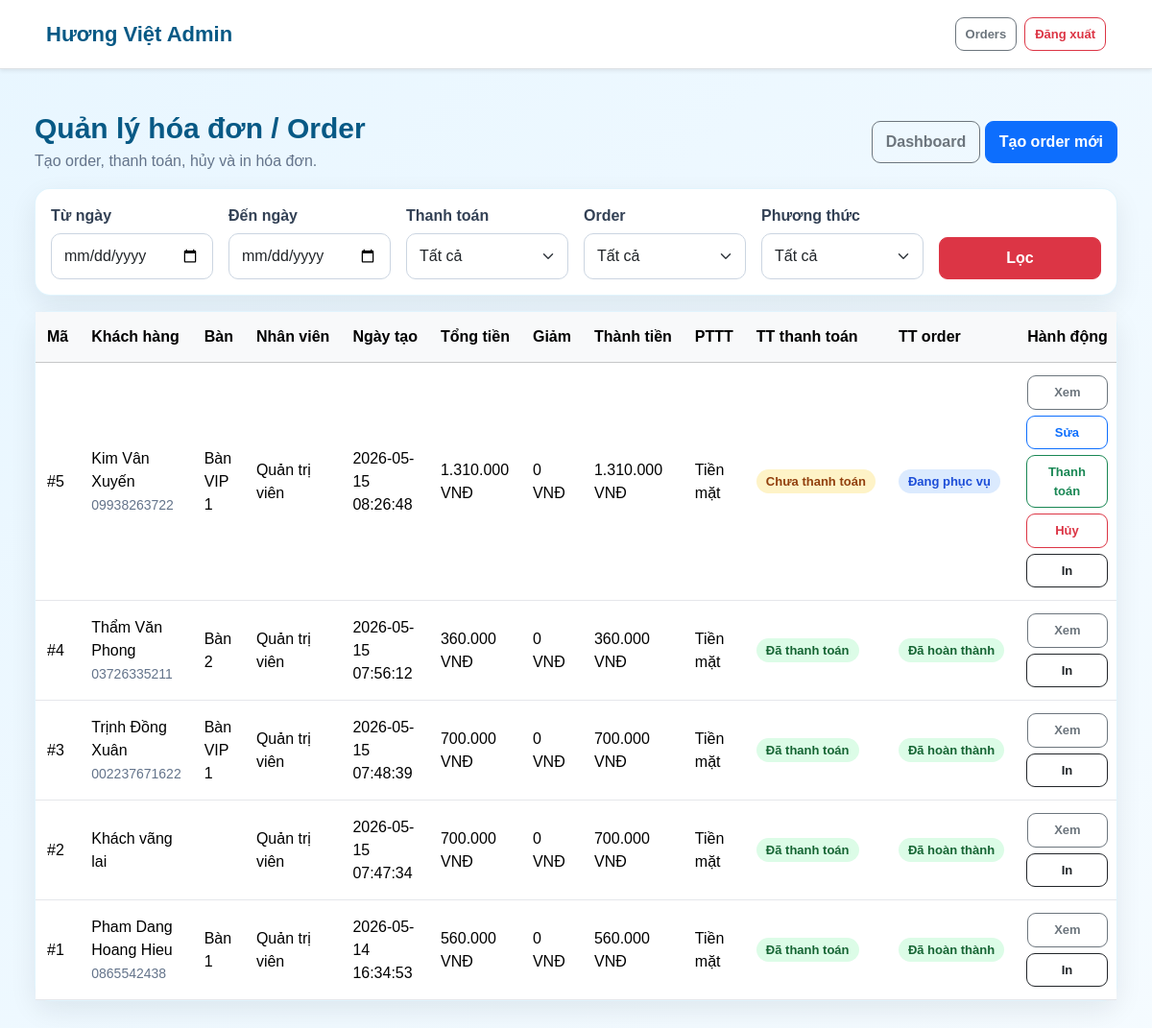
The app's page /admin/orders/index.php (signed in) with its own data.
### tables this page shows
CREATE TABLE `orders` (
  `id` int(11) NOT NULL,
  `customer_id` int(11) DEFAULT NULL,
  `total` double DEFAULT NULL,
  `order_date` datetime DEFAULT NULL,
  `status` varchar(50) DEFAULT NULL,
  `table_id` int(11) DEFAULT NULL,
  `user_id` int(11) DEFAULT NULL,
  `total_amount` decimal(12,2) DEFAULT 0.00,
  `discount` decimal(12,2) DEFAULT 0.00,
  `final_amount` decimal(12,2) DEFAULT 0.00,
  `payment_method` varchar(50) DEFAULT 'Tiền mặt',
  `payment_status` varchar(50) DEFAULT 'Chưa thanh toán',
  `order_status` varchar(50) DEFAULT 'Đang phục vụ',
  `note` text DEFAULT NULL,
  `created_at` datetime DEFAULT current_timestamp()
);

CREATE TABLE `customers` (
  `id` int(11) NOT NULL,
  `fullname` varchar(100) DEFAULT NULL,
  `phone` varchar(20) DEFAULT NULL,
  `customer_type` varchar(50) DEFAULT NULL,
  `points` int(11) DEFAULT 0,
  `customer_name` varchar(150) DEFAULT NULL,
  `email` varchar(150) DEFAULT NULL,
  `address` varchar(255) DEFAULT NULL,
  `created_at` datetime NOT NULL DEFAULT current_timestamp(),
  `status` varchar(50) DEFAULT 'Hoạt động'
);

CREATE TABLE `tables_restaurant` (
  `id` int(11) NOT NULL,
  `table_name` varchar(50) DEFAULT NULL,
  `seats` int(11) DEFAULT NULL,
  `status` varchar(50) DEFAULT NULL,
  `capacity` int(11) DEFAULT NULL
);

CREATE TABLE `users` (
  `id` int(11) NOT NULL,
  `fullname` varchar(100) DEFAULT NULL,
  `username` varchar(50) DEFAULT NULL,
  `password` varchar(255) NOT NULL,
  `role_id` int(11) DEFAULT NULL,
  `created_at` timestamp NOT NULL DEFAULT current_timestamp(),
  `full_name` varchar(150) DEFAULT NULL,
  `email` varchar(150) DEFAULT NULL,
  `phone` varchar(30) DEFAULT NULL,
  `status` varchar(30) NOT NULL DEFAULT 'Hoạt động'
);

### admin/auth.php (called while the page is built, shortened)
<?php
function e($value)
{
    return htmlspecialchars((string) $value, ENT_QUOTES, 'UTF-8');
}
?>

### admin/orders/index.php (the view, shortened to what this page needs)
<?php
require_once __DIR__ . "/../auth.php";
require_once __DIR__ . "/_helpers.php";
$fromDate = trim($_GET['from_date'] ?? '');
$toDate = trim($_GET['to_date'] ?? '');
$sql = "SELECT o.id, o.order_date, o.total_amount, o.discount, o.final_amount, o.payment_method, o.payment_status, o.order_status, c.customer_name, c.phone, t.table_name, u.full_name AS user_name
        FROM orders o
        LEFT JOIN customers c ON o.customer_id = c.id
        LEFT JOIN tables_restaurant t ON o.table_id = t.id
        LEFT JOIN users u ON o.user_id = u.id";
$sql .= " ORDER BY o.id DESC";
$stmt = mysqli_prepare($conn, $sql);
mysqli_stmt_execute($stmt);
$orders = mysqli_stmt_get_result($stmt);
?>
<main class="container py-4">
<div class="d-flex flex-wrap justify-content-between align-items-center gap-3 mb-3"><div><h1 class="h3 mb-1">Quản lý hóa đơn / Order</h1><p class="text-muted mb-0">Tạo order, thanh toán, hủy và in hóa đơn.</p></div><div><a class="btn btn-outline-secondary" href="/huongviet/admin/dashboard.php">Dashboard</a> <a class="btn btn-primary" href="/huongviet/admin/orders/add.php">Tạo order mới</a></div></div>
<div class="card border-0 shadow-sm mb-3"><div class="card-body"><form class="row g-3"><div class="col-md-2"><label class="form-label">Từ ngày</label><input type="date" class="form-control" name="from_date" value="<?php echo e($fromDate); ?>"></div><div class="col-md-2"><label class="form-label">Đến ngày</label><input type="date" class="form-control" name="to_date" value="<?php echo e($toDate); ?>"></div><div class="col-md-2"><label class="form-label">Thanh toán</label><select class="form-select" name="payment_status"><option value="">Tất cả</option></select></div><div class="col-md-2"><label class="form-label">Order</label><select class="form-select" name="order_status"><option value="">Tất cả</option></select></div><div class="col-md-2"><label class="form-label">Phương thức</label><select class="form-select" name="payment_method"><option value="">Tất cả</option></select></div><div class="col-md-2 d-flex align-items-end"><button class="btn btn-danger w-100">Lọc</button></div></form></div></div>
<div class="card border-0 shadow-sm"><div class="table-responsive"><table class="table table-hover align-middle mb-0"><thead class="table-light"><tr><th>Mã</th><th>Khách hàng</th><th>Bàn</th><th>Nhân viên</th><th>Ngày tạo</th><th>Tổng tiền</th><th>Giảm</th><th>Thành tiền</th><th>PTTT</th><th>TT thanh toán</th><th>TT order</th><th class="text-end">Hành động</th></tr></thead><tbody>
<?php while ($order = mysqli_fetch_assoc($orders)) { ?><tr><td>#<?php echo (int)$order['id']; ?></td><td><?php echo e($order['customer_name'] ?: 'Khách vãng lai'); ?><br><small class="text-muted"><?php echo e($order['phone']); ?></small></td><td><?php echo e($order['table_name']); ?></td><td><?php echo e($order['user_name']); ?></td><td><?php echo e($order['order_date']); ?></td><td><?php echo orderMoney($order['total_amount']); ?></td><td><?php echo orderMoney($order['discount']); ?></td><td><?php echo orderMoney($order['final_amount']); ?></td><td><?php echo e($order['payment_method']); ?></td><td><span class="badge <?php echo badgePayment($order['payment_status']); ?>"><?php echo e($order['payment_status']); ?></span></td><td><span class="badge <?php echo badgeOrder($order['order_status']); ?>"><?php echo e($order['order_status']); ?></span></td><td class="text-end"><div class="btn-group btn-group-sm"><a class="btn btn-outline-secondary" href="/huongviet/admin/orders/view.php?id=<?php echo (int)$order['id']; ?>">Xem</a><?php if ($order['payment_status'] === 'Chưa thanh toán' && $order['order_status'] === 'Đang phục vụ') { ?><a class="btn btn-outline-primary" href="/huongviet/admin/orders/edit.php?id=<?php echo (int)$order['id']; ?>">Sửa</a><a class="btn btn-outline-success" href="/huongviet/admin/orders/pay.php?id=<?php echo (int)$order['id']; ?>">Thanh toán</a><a class="btn btn-outline-danger" href="/huongviet/admin/orders/cancel.php?id=<?php echo (int)$order['id']; ?>" onclick="return confirm('Bạn có chắc muốn hủy order này không?');">Hủy</a><a class="btn btn-outline-dark" href="/huongviet/admin/orders/print.php?id=<?php echo (int)$order['id']; ?>">In</a><?php } elseif ($order['payment_status'] === 'Đã thanh toán' && $order['order_status'] === 'Đã hoàn thành') { ?><a class="btn btn-outline-dark" href="/huongviet/admin/orders/print.php?id=<?php echo (int)$order['id']; ?>">In</a><?php } ?></div></td></tr><?php } ?>
</tbody></table></div></div>
</main>

### assets/css/admin/base.css (style rules this page uses)
body { margin: 0; background: linear-gradient(135deg, #e8f6ff, #f5fbff); color: #1f2937; font-family: Arial, sans-serif; }
.admin-container, main.container, .navbar .container { width: min(1280px, 94%); max-width: none; }
.admin-container, main.container { margin: 0 auto; padding: 20px 0 50px !important; }
.admin-page-title h1, main h1.h3 { margin: 0 0 6px; font-size: 30px; font-weight: 900; color: #075985; }
.admin-page-title p, main .text-muted { color: #64748b !important; }
.admin-card, .card { background: #ffffff; border-radius: 16px !important; padding: 0; box-shadow: 0 10px 28px rgba(15, 23, 42, 0.08) !important; border: 1px solid rgba(14, 165, 233, 0.12) !important; margin-bottom: 24px; }
.admin-table, .table { width: 100%; margin: 0; border-collapse: collapse; }
.admin-table thead, .table thead, .table-light { background: #0ea5e9 !important; color: white !important; }
.admin-table th, .table th { padding: 14px 12px; font-weight: 800; white-space: nowrap; }
.admin-table td, .table td { padding: 13px 12px; vertical-align: middle; border-bottom: 1px solid #e5e7eb; }
.admin-btn, .btn { display: inline-block; padding: 9px 14px; border-radius: 9px !important; text-decoration: none; font-weight: 700; cursor: pointer; transition: 0.2s; }
.admin-actions, .btn-group, .d-flex.flex-wrap.gap-1, .d-flex.flex-wrap.gap-2 { display: flex; flex-wrap: wrap; gap: 6px; }
.admin-actions .admin-btn, .btn-sm, .btn-group-sm > .btn { padding: 7px 10px; font-size: 13px; }
.admin-badge, .badge { display: inline-block; padding: 6px 10px; border-radius: 999px; font-size: 13px; font-weight: 800; }
.admin-badge-warning, .text-bg-warning { background: #fef3c7 !important; color: #92400e !important; }
.admin-badge-success, .text-bg-success { background: #dcfce7 !important; color: #166534 !important; }
.admin-badge-primary, .text-bg-primary { background: #dbeafe !important; color: #1d4ed8 !important; }
.admin-filter-form label, .form-label { font-weight: 700; color: #334155; margin-bottom: 6px; }
.admin-filter-form input, .admin-filter-form select, .form-control, .form-select { width: 100%; border: 1px solid #cbd5e1; border-radius: 10px; padding: 11px 13px; outline: none; }

### records on screen
orders: id "5", customer.customer_name "Kim Vân Xuyến", customer.phone "09938263722", tables_restaurant.table_name "Bàn VIP 1", user.full_name "Quản trị viên", order_date "2026-05-15 08:26:48", total_amount "1.310.000 VNĐ", discount "0 VNĐ", final_amount "1.310.000 VNĐ", payment_method "Tiền mặt", payment_status "Chưa thanh toán", order_status "Đang phục vụ"
orders: id "4", customer.customer_name "Thẩm Văn Phong", customer.phone "03726335211", tables_restaurant.table_name "Bàn 2", user.full_name "Quản trị viên", order_date "2026-05-15 07:56:12", total_amount "360.000 VNĐ", discount "0 VNĐ", final_amount "360.000 VNĐ", payment_method "Tiền mặt", payment_status "Đã thanh toán", order_status "Đã hoàn thành"
orders: id "3", customer.customer_name "Trịnh Đồng Xuân", customer.phone "002237671622", tables_restaurant.table_name "Bàn VIP 1", user.full_name "Quản trị viên", order_date "2026-05-15 07:48:39", total_amount "700.000 VNĐ", discount "0 VNĐ", final_amount "700.000 VNĐ", payment_method "Tiền mặt", payment_status "Đã thanh toán", order_status "Đã hoàn thành"
orders: id "2", customer_name "Khách vãng lai", user.full_name "Quản trị viên", order_date "2026-05-15 07:47:34", total_amount "700.000 VNĐ", discount "0 VNĐ", final_amount "700.000 VNĐ", payment_method "Tiền mặt", payment_status "Đã thanh toán", order_status "Đã hoàn thành"
orders: id "1", customer.customer_name "Pham Dang Hoang Hieu", customer.phone "0865542438", tables_restaurant.table_name "Bàn 1", user.full_name "Quản trị viên", order_date "2026-05-14 16:34:53", total_amount "560.000 VNĐ", discount "0 VNĐ", final_amount "560.000 VNĐ", payment_method "Tiền mặt", payment_status "Đã thanh toán", order_status "Đã hoàn thành"
